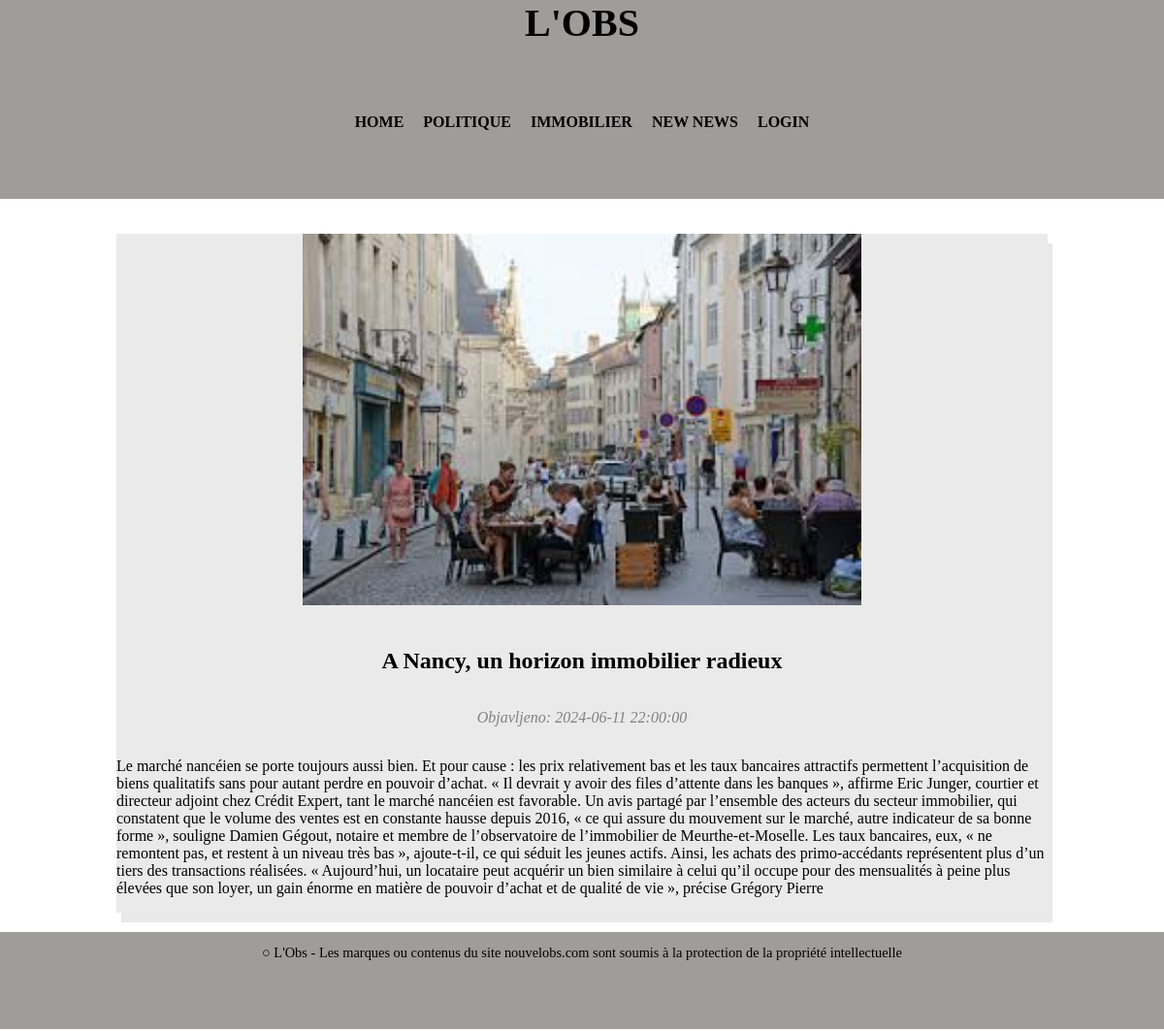
Screenshot of /clanak.php?id=13 with the database file from the repository.
### tables this page shows
CREATE TABLE `clanci` (
  `id` int(11) NOT NULL,
  `naslov` varchar(255) NOT NULL,
  `sadrzaj` text NOT NULL,
  `kategorija` varchar(70) NOT NULL,
  `datum_kreiranja` timestamp NOT NULL DEFAULT current_timestamp(),
  `arhiva` tinyint(1) DEFAULT NULL,
  `slika` varchar(70) NOT NULL,
  `kratki_sadrzaj` text NOT NULL
);

### clanak.php (the view, shortened to what this page needs)
<?php
    include 'config.php';
?>
<!DOCTYPE html>
<html lang="en">
<head>
    <link rel="stylesheet" type="text/css" href="style.css">
</head>
<body>
    <header>
        <div class="container">
            <h1>L'OBS</h1>
        </div>
        <div class="container">
            <nav>
                <ul>
                <li><a href="index.php">HOME</a></li>
                    <li><a href="kategorija.php?category=politika">POLITIQUE</a></li>
                    <li><a href="kategorija.php?category=nekretnine">IMMOBILIER</a></li>
                    <li><a href="unos.html">NEW NEWS</a></li>
                    <?php
                    if (isset($_SESSION['username'])) {
                        echo '<li><a href="logout.php">LOGOUT</a></li>';
                    } else {
                        echo '<li><a href="administracija.php">LOGIN</a></li>';
                    }
                    ?>
                </ul>
            </nav>
        </div>
    </header>
    <div class="container2">
        <?php
            if(isset($_GET['id'])) {
                $id = $_GET['id'];
                $sql = "SELECT * FROM clanci WHERE id = ?";
                $stmt = $conn->prepare($sql);
                $stmt->bind_param("i", $id);
                $stmt->execute();
                $result = $stmt->get_result();
                if ($result->num_rows > 0) {
                    while($row = $result->fetch_assoc()) {
                        if (!empty($row["slika"])) {
                            echo '<div class="im2"><img class="im" src="' .  UPLPATH . $row['slika'] . '" alt="Image"></div>';
                        }
                        echo "<h2>" . $row["naslov"]. "</h2>";
                        echo "<i><p style='color:grey'>Objavljeno: " . $row['datum_kreiranja']. "</p></i>";
                        echo "<p>" . $row["sadrzaj"]. "</p>";
                    }
                } else {
                    echo "Članak nije pronađen.";
                }
            } else {
                echo "Nije odabran članak za prikaz.";
            }
        ?>
    </div>
    <footer>
        <div class="container">
            <p id="footer">○ L'Obs - Les marques ou contenus du site nouvelobs.com sont soumis à la protection de la propriété intellectuelle</p>
        </div>
    </footer>
</body>
</html>

### style.css (style rules this page uses)
html, body { height: 100%; margin: 0; font-family: Frank Ruhl Libre; }
body { display: flex; flex-direction: column; height: 110%; }
header, footer { background-color: #9f9c9c; padding: 0; text-align: center; }
.container { width: 80%; margin: 0 auto; flex-wrap: nowrap; display: flex; flex-direction: row; justify-content: space-evenly; align-items: center; padding-bottom: 5%; }
.container2 { width: 80%; margin: 0 auto; margin-top: 3%; flex-wrap: nowrap; display: flex; flex-direction: column; justify-content: space-evenly; align-items: center; margin-bottom: 20px; box-shadow: 5px 10px rgba(45, 43, 43, 0.1); box-sizing: border-box; background-color: #ebeaea; }
.im { width: 100%; position: top; }
.im2 { width: 60%; }
h1 { font-size: 2.5em; margin: 0; }
h2 { text-align: center; margin-top: 40px; margin-bottom: 20px; font-family: Frank Ruhl Libre; }
ul { list-style-type: none; margin: 0; padding: 0; display: flex; justify-content: center; }
li { margin: 10px; }
a, h2 { color: black; text-decoration: none; font-weight: bold; }
footer { background-color: #9f9c9c; height: 100px; display: flex; justify-content: center; align-items: center; color: white; font-size: 0.9em; padding: 0 20px; box-sizing: border-box; }
#footer { color: black; }

### rows the page displays
clanci: slika (picture), naslov "A Nancy, un horizon immobilier radieux", datum_kreiranja "2024-06-11 22:00:00", sadrzaj "Le marché nancéien se porte toujours aussi bien. Et pour cause : les prix relativement bas et les taux bancaires attractifs permettent l’acquisition de biens qualitatifs sans pour autant perdre en pouvoir d’achat. « Il devrait y avoir des files d’attente dans les banques », affirme Eric Junger, courtier et directeur adjoint chez Crédit Expert, tant le marché nancéien est favorable. Un avis partagé par l’ensemble des acteurs du secteur immobilier, qui constatent que le volume des ventes est en constante hausse depuis 2016, « ce qui assure du mouvement sur le marché, autre indicateur de sa bonne forme », souligne Damien Gégout, notaire et membre de l’observatoire de l’immobilier de…"
